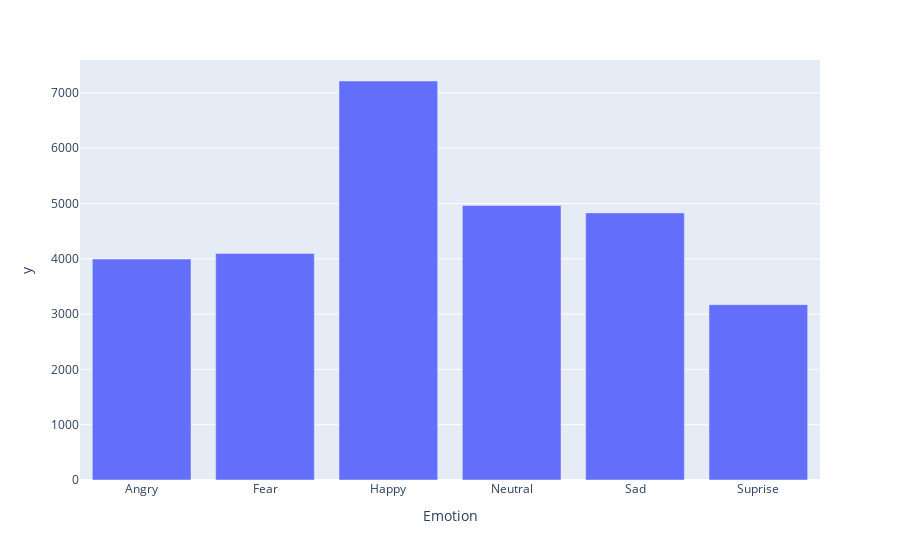

The notebook cell saved with this chart:
### Markdown cell above
For the training set:

### Code cell
fig1 = px.bar(x = graphlabelstrain, y = graphcountstrain, labels = train_labels)
fig1.update_layout(xaxis_title="Emotion")
fig1.update_xaxes(tickvals = list(train_labels.keys()), ticktext=list(train_labels.values()))
fig1.show()

### Figure 1 — Plotly figure (JSON) as saved in the notebook; plotly's stock layout.template omitted (floating-point values rounded to 4 significant figures)
{"data": [{"alignmentgroup": "True", "hovertemplate": "x=%{x}<br>y=%{y}<extra></extra>", "legendgroup": "", "marker": {"color": "#636efa", "pattern": {"shape": ""}}, "name": "", "offsetgroup": "", "orientation": "v", "showlegend": false, "textposition": "auto", "type": "bar", "x": [0, 1, 2, 3, 4, 5], "xaxis": "x", "y": [3995, 4097, 7215, 4965, 4830, 3171], "yaxis": "y"}], "layout": {"barmode": "relative", "legend": {"tracegroupgap": 0}, "margin": {"t": 60}, "xaxis": {"anchor": "y", "domain": [0, 1], "ticktext": ["Angry", "Fear", "Happy", "Neutral", "Sad", "Suprise"], "tickvals": [0, 1, 2, 3, 4, 5], "title": {"text": "Emotion"}}, "yaxis": {"anchor": "x", "domain": [0, 1], "title": {"text": "y"}}}}
